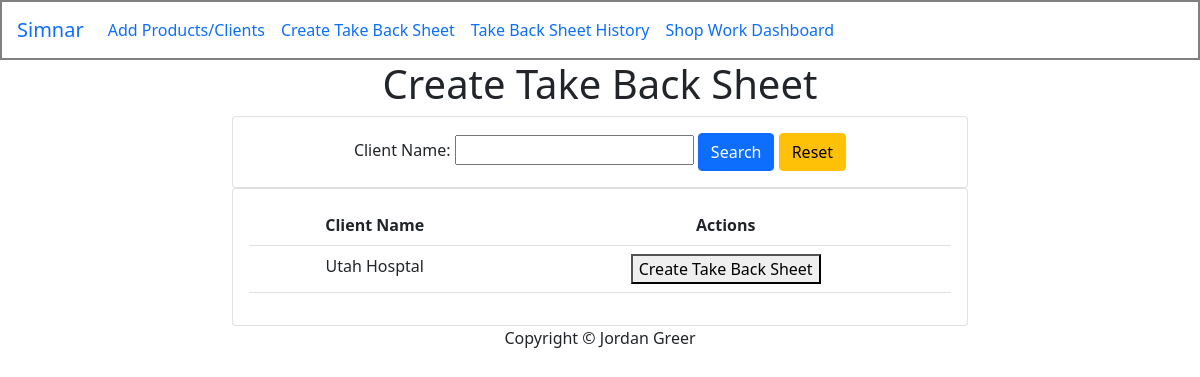
The app's page /home/ (signed in), older data.
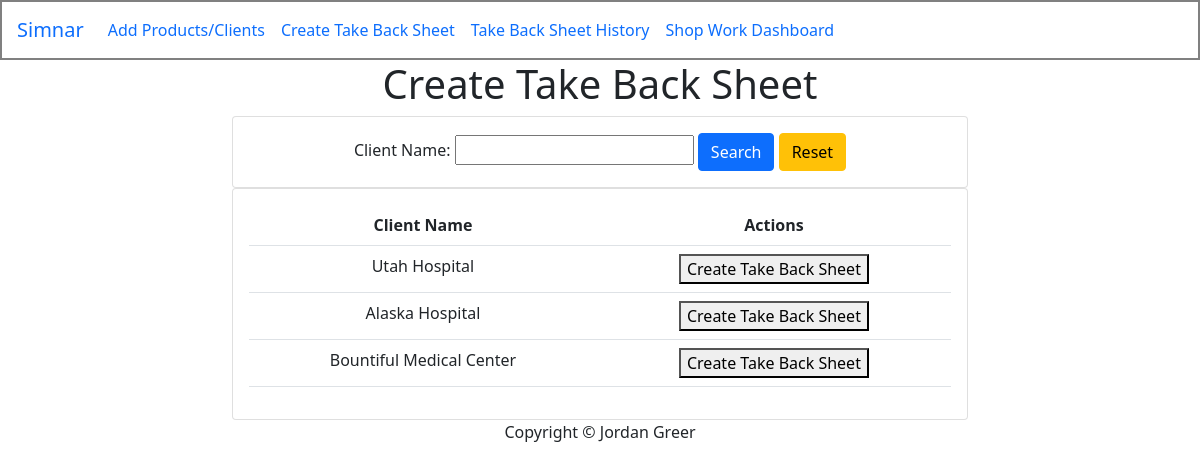
The same page, newer data.
### invoice/models.py (models this page shows, shortened)
class Client(models.Model):
    name = models.CharField(max_length=100)
    email = models.EmailField()
    phone = models.CharField(max_length=20)
    address = models.TextField()
    tax = models.FloatField(max_length=10, default= 0.0)
    created_by = models.CharField(max_length=100, blank=True, null=True)
    tax = models.FloatField(default=0.0)

### trackingCard/views.py (the view)
# urls.py: path('home/', trackingCardViews.createWorkOrder, name='home'),
@login_required(login_url='invoice:loginPage')
def createWorkOrder(request):
    current_user = request.user
    print(current_user.username)
    clients = Client.objects.all()
    clientFilter = ClientFilter(request.GET, queryset=clients)
    clients = clientFilter.qs
    if request.method == 'POST':
        form = WorkOrderForm(request.POST)
        if form.is_valid():
            client_id = form.cleaned_data['client'].id
            print(client_id)
            today = date.today()
            invoice_date_str = today.strftime('%Y-%m-%d')
            api_payload = {
                "client": client_id,
                "workOrder_date": invoice_date_str,
                "items": [],
                "status": "Waiting_on_Assignment",
                "created_by": current_user.username
            }
            api_url = f'{settings.SITE_URL}/workOrder/api/createWorkOrder/'
            print(api_url)
            print(api_payload)
            try:
                response = requests.post(api_url, json=api_payload)
                if response.status_code == 201:  # Replace with the appropriate status code
                    response_data = json.loads(response.text)
                    workOrder_id = response_data.get('workOrder_num')
                    print(response_data)
                    api_url = f'{settings.SITE_URL}/workOrder/api/addColor/{workOrder_id}/'
                    api_payload = {"id": workOrder_id}
                    response = requests.put(api_url, json=api_payload)
                    print(response_data)
                    print(workOrder_id)
                    return redirect('invoice:addItemsWorkOrder', workOrder_id)
                else:
                    return render(request, 'tracking/createWorkOrder.html', {'form': form, 'error_message': 'Failed to create Work Order'})
            except requests.exceptions.RequestException as e:
                return HttpResponse('Error: {}'.format(e), status=500)
    else:
        form = WorkOrderForm()
    context = {
        'form': form,
        'clients': clients,
        'clientFilter': clientFilter,
        'user': current_user
    }
    return render(request, 'tracking/createWorkOrder.html', context)

### trackingCard/forms.py
class WorkOrderForm(forms.Form):
    client = forms.ModelChoiceField(queryset=Client.objects.all(), empty_label=None)

### trackingCard/templates/tracking/createWorkOrder.html (shortened to what this page needs)
{% extends "base/base.html" %}
{% block content %}
<h1>Create Take Back Sheet</h1>
<div class="row">
    <div class="col-2"></div>
    <div class="col-md-8">
        <div>
            <div class="card card-body">
                <form method="get" action="{% url 'invoice:createWorkOrder' %}" id="filter-form">
                    {{ clientFilter.form }}
                    <button class="btn btn-primary" type="submit">Search</button>
                    <a class="btn btn-warning" href="{% url 'invoice:createWorkOrder' %}">Reset</a>
                </form>
            </div>
        </div>
        <div class="card card-body">
            <table class="table">
                <tr>
                    <th>Client Name</th>
                    <th>Actions</th>
                </tr>
                {% for i in clients %}
                <tr>
                    <form method="post" action="{% url 'invoice:createWorkOrder' %}">
                        <td>{{ i.name }}</td>
                        <td>
                            <button type="submit">Create Take Back Sheet</button>
                        </td>
                    </form>
                </tr>
                {% endfor %}
            </table>
        </div>
    </div>
    <div class="col-2"></div>
</div>
{% endblock content %}

Row changes from the older to the newer data that the page shows:
changed Client: name "Utah Hosptal" → "Utah Hospital"
added Client: name "Alaska Hospital"
added Client: name "Bountiful Medical Center"
